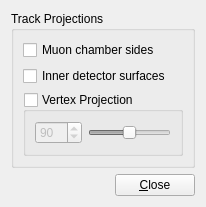
<?xml version="1.0" encoding="UTF-8"?>
<ui version="4.0">
 <class>TrackSysSettingsProjectionsForm</class>
 <widget class="QWidget" name="TrackSysSettingsProjectionsForm">
  <property name="geometry">
   <rect>
    <x>0</x>
    <y>0</y>
    <width>206</width>
    <height>198</height>
   </rect>
  </property>
  <property name="windowTitle">
   <string>Projections</string>
  </property>
  <layout class="QVBoxLayout">
   <item>
    <widget class="QGroupBox" name="groupBox">
     <property name="title">
      <string>Track Projections</string>
     </property>
     <layout class="QVBoxLayout" name="verticalLayout">
      <item>
       <widget class="QCheckBox" name="checkBox_projections_muonchambers">
        <property name="toolTip">
         <string>&lt;html&gt;&lt;head&gt;&lt;meta name=&quot;qrichtext&quot; content=&quot;1&quot; /&gt;&lt;style type=&quot;text/css&quot;&gt;
p, li { white-space: pre-wrap; }
&lt;/style&gt;&lt;/head&gt;&lt;body style=&quot; font-family:'Sans Serif'; font-size:9pt; font-weight:400; font-style:normal;&quot;&gt;
&lt;p style=&quot; margin-top:0px; margin-bottom:0px; margin-left:0px; margin-right:0px; -qt-block-indent:0; text-indent:0px;&quot;&gt;Whether to project track objects to either or both of inner detector projection surfaces and muon chamber sides respectively (only takes effect when the appropriate surfaces/chambers are shown).&lt;/p&gt;&lt;/body&gt;&lt;/html&gt;</string>
        </property>
        <property name="text">
         <string>Muon chamber sides</string>
        </property>
       </widget>
      </item>
      <item>
       <widget class="QCheckBox" name="checkBox_projections_indet">
        <property name="toolTip">
         <string>&lt;html&gt;&lt;head&gt;&lt;meta name=&quot;qrichtext&quot; content=&quot;1&quot; /&gt;&lt;style type=&quot;text/css&quot;&gt;
p, li { white-space: pre-wrap; }
&lt;/style&gt;&lt;/head&gt;&lt;body style=&quot; font-family:'Sans Serif'; font-size:9pt; font-weight:400; font-style:normal;&quot;&gt;
&lt;p style=&quot; margin-top:0px; margin-bottom:0px; margin-left:0px; margin-right:0px; -qt-block-indent:0; text-indent:0px;&quot;&gt;Whether to project track objects to either or both of inner detector projection surfaces and muon chamber sides respectively (only takes effect when the appropriate surfaces/chambers are shown).</string>
        </property>
        <property name="text">
         <string>Inner detector surfaces</string>
        </property>
       </widget>
      </item>
      <item>
       <widget class="QGroupBox" name="groupBox_projections_vertex">
        <property name="title">
         <string>Vertex Projection</string>
        </property>
        <property name="flat">
         <bool>true</bool>
        </property>
        <property name="checkable">
         <bool>true</bool>
        </property>
        <property name="checked">
         <bool>false</bool>
        </property>
        <layout class="QHBoxLayout" name="horizontalLayout">
         <item>
          <widget class="QSpinBox" name="spinBox_projections_vertex">
           <property name="maximum">
            <number>179</number>
           </property>
           <property name="value">
            <number>90</number>
           </property>
          </widget>
         </item>
         <item>
          <widget class="QSlider" name="horizontalSlider_projections_vertex">
           <property name="maximum">
            <number>179</number>
           </property>
           <property name="pageStep">
            <number>10</number>
           </property>
           <property name="sliderPosition">
            <number>90</number>
           </property>
           <property name="orientation">
            <enum>Qt::Horizontal</enum>
           </property>
          </widget>
         </item>
        </layout>
       </widget>
      </item>
     </layout>
    </widget>
   </item>
   <item>
    <layout class="QHBoxLayout">
     <item>
      <spacer>
       <property name="orientation">
        <enum>Qt::Horizontal</enum>
       </property>
       <property name="sizeHint" stdset="0">
        <size>
         <width>40</width>
         <height>20</height>
        </size>
       </property>
      </spacer>
     </item>
     <item>
      <widget class="QPushButton" name="pushButton_close">
       <property name="text">
        <string>&amp;Close</string>
       </property>
      </widget>
     </item>
    </layout>
   </item>
  </layout>
 </widget>
 <resources/>
 <connections>
  <connection>
   <sender>horizontalSlider_projections_vertex</sender>
   <signal>valueChanged(int)</signal>
   <receiver>spinBox_projections_vertex</receiver>
   <slot>setValue(int)</slot>
   <hints>
    <hint type="sourcelabel">
     <x>164</x>
     <y>122</y>
    </hint>
    <hint type="destinationlabel">
     <x>57</x>
     <y>123</y>
    </hint>
   </hints>
  </connection>
  <connection>
   <sender>spinBox_projections_vertex</sender>
   <signal>valueChanged(int)</signal>
   <receiver>horizontalSlider_projections_vertex</receiver>
   <slot>setValue(int)</slot>
   <hints>
    <hint type="sourcelabel">
     <x>57</x>
     <y>123</y>
    </hint>
    <hint type="destinationlabel">
     <x>160</x>
     <y>122</y>
    </hint>
   </hints>
  </connection>
 </connections>
</ui>
